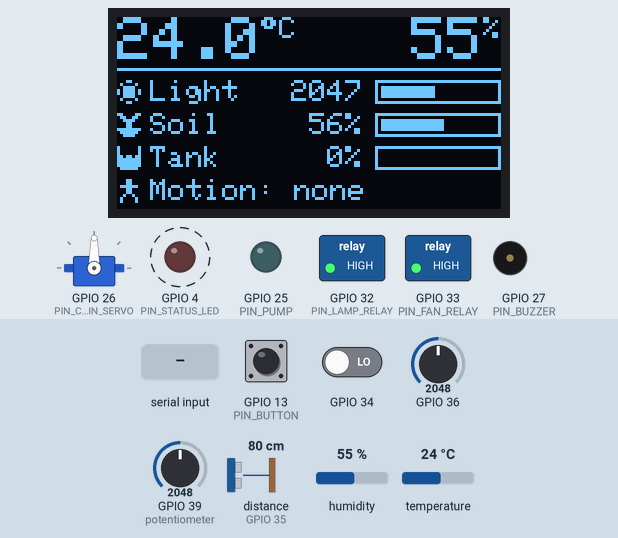
A sketch run on a simulated ESP32. On the bench: servo, 128×64 one-colour display, switched loads named in the sketch (green lamp = pin HIGH), output pins drawn as LEDs (lit = HIGH), buzzer (waves = sounding). Wiring (from diagram.json): ultrasonic range finder: trigger GPIO 15; echo GPIO 35. Dashed ring = blinking. Inputs (shaded band) come from the test bench; at power-on: GPIO 34 LOW, GPIO 13 (PIN_BUTTON) HIGH, GPIO 39 (potentiometer) = 2048, GPIO 36 = 2048, distance to the obstacle (sensor on GPIO 35) 80 cm, humidity 55 %, temperature 24 °C. The echo pulse lasts 58.3 µs per cm; storage starts empty; EEPROM starts erased; pins used as bus, display or sensor lines are not drawn; what the sketch prints to the serial monitor is not drawn.

Above: at 2.6 s.
2.7 s: GPIO 34 driven HIGH
At 4.6 s:
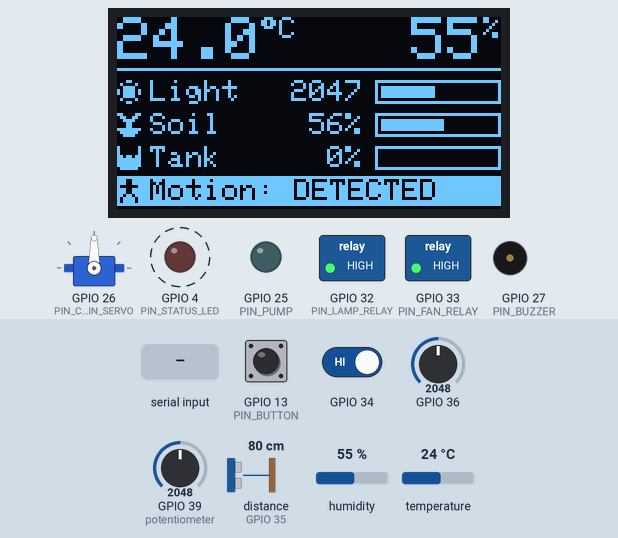
5.6 s: GPIO 13 (PIN_BUTTON) pulled LOW for 3.2 s
At 7.5 s:
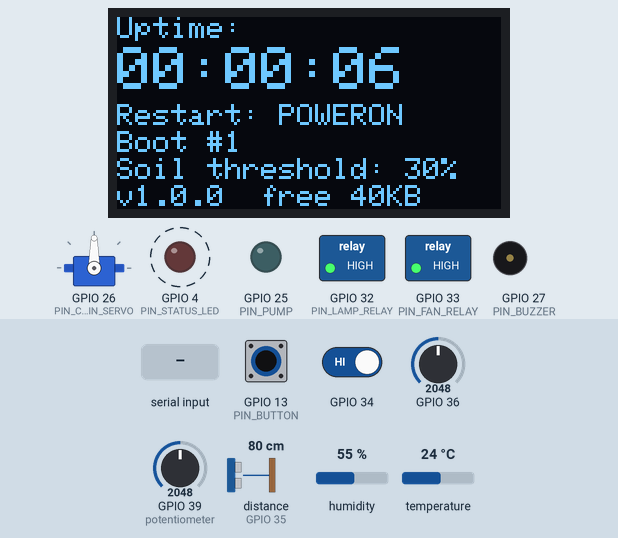
9.4 s: "lamp on\n" received over Serial
At 9.83 s:
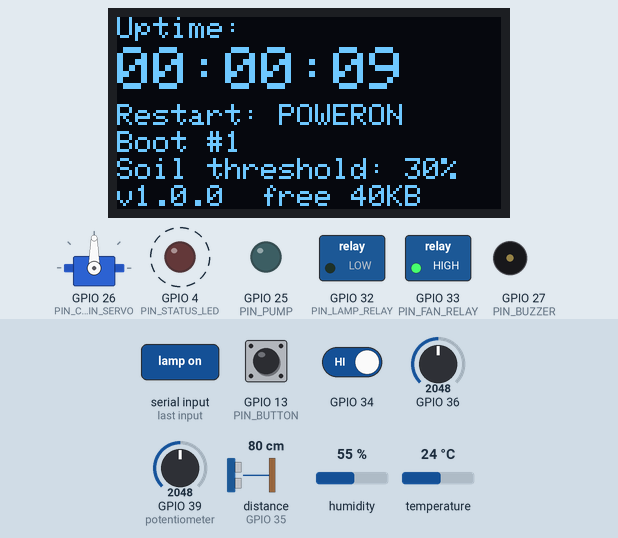
11.6 s: GPIO 39 (potentiometer) set to 2866
At 17.8 s:
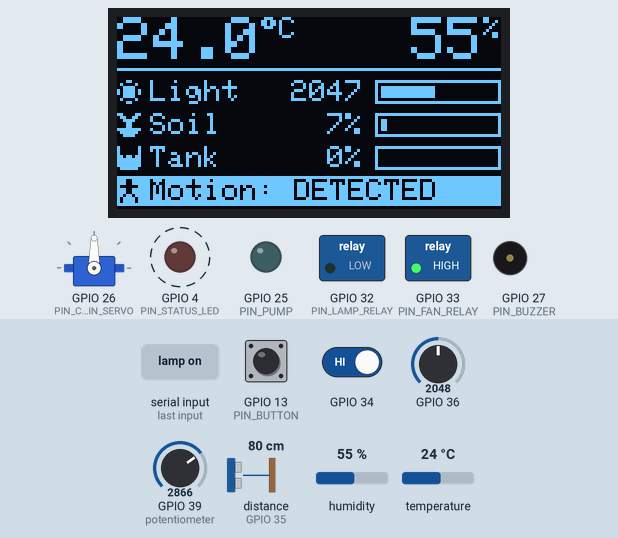
19.5 s: "beep\n" received over Serial
At 19.57 s:
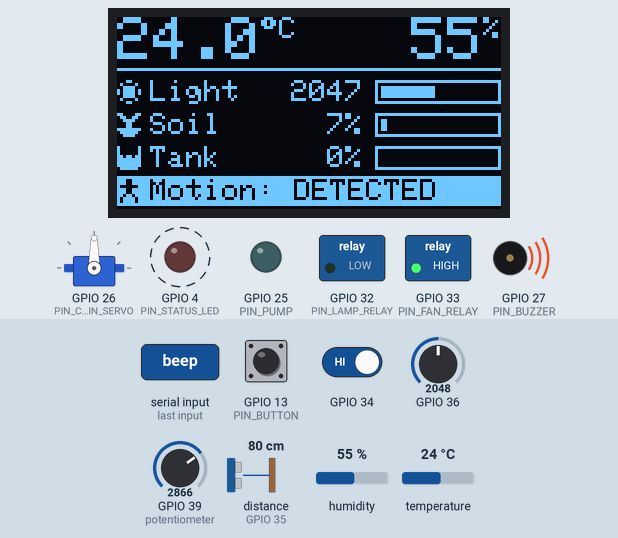
21.0 s: GPIO 34 driven LOW
At 22.6 s:
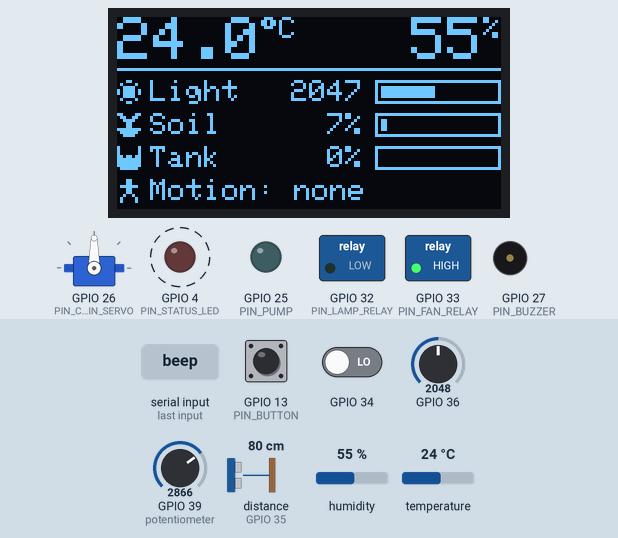
Timing chart, 0 to 25.6 s (numbered marks = the images above; inputs shaded):
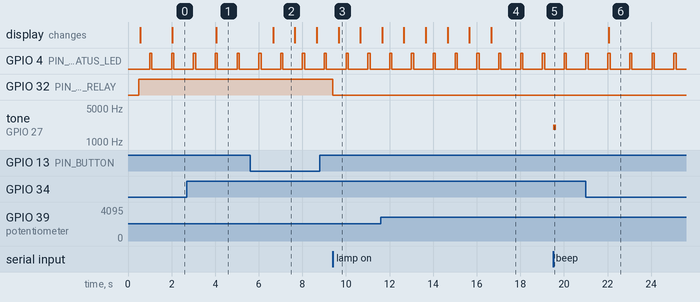

The sketch:

node-1-home.ino
```cpp
// Node 1 "Home" - firmware v1.0.0 (Module 8)
// The running project: Mini Smart Home.
//
// New in v1.0.0: no delay() in loop() (the millis() pattern and state machines), the code is split
// into several files, a watchdog restarts a stuck program, the "soil_watering" threshold is saved
// in NVS, leveled logging (DEBUG/INFO/ERROR), and a status page on the OLED display (long button press).
// Commands from the Serial Monitor: lamp on, fan off, pump 3, curtain 90, beep, status, info,
// threshold, threshold 35, threshold default, log debug, log info, log error, restart.
//
// Libraries: ESP32Servo version 3.2.1, DHT sensor library version 1.4.7
// (installed with it: Adafruit Unified Sensor version 1.1.15), Adafruit SSD1306 version 2.5.17
// (installed with it: Adafruit GFX Library version 1.12.6 and Adafruit BusIO version 1.17.4).
// Wire, SPI, SD, and Preferences already come with the esp32 package.

#include <esp_task_wdt.h>  // watchdog
#include "config.h"
#include "logger.h"
#include "system.h"
#include "settings.h"
#include "sensors.h"
#include "actuators.h"
#include "heartbeat.h"
#include "button.h"
#include "display.h"
#include "card.h"
#include "commands.h"
#include "rules.h"

// ---------- Main cycle: IDLE -> READING -> DISPLAYING -> ACTING -> IDLE ... ----------
enum CycleStep { IDLE, READING, DISPLAYING, ACTING };
CycleStep step = IDLE;
unsigned long lastReadTime = 0;
unsigned long lastCardLogTime = 0;
SensorReading reading;
bool dhtFailedBefore = false;    // did the DHT22 fail on the previous reading?
bool sonarFailedBefore = false;  // did the HC-SR04 fail on the previous reading?

const char* stepName(CycleStep s) {
  if (s == IDLE) {
    return "IDLE";
  }
  if (s == READING) {
    return "READING";
  }
  if (s == DISPLAYING) {
    return "DISPLAYING";
  }
  return "ACTING";
}

void moveToStep(CycleStep newStep) {
  logDebug("Cycle: %s -> %s", stepName(step), stepName(newStep));
  step = newStep;
}

// One report line per reading: a failed number is written "--".
void reportReading(SensorReading b) {
  char temperature[8] = "--";
  if (!isnan(b.temperature)) {
    snprintf(temperature, sizeof(temperature), "%.1f", b.temperature);
  }
  char humidity[12] = "--";  // 12 drawers: room for the longest int number (11 characters) + the end mark
  if (b.humidity >= 0) {
    snprintf(humidity, sizeof(humidity), "%d", b.humidity);
  }
  char waterLevel[12] = "--";
  if (b.water_level >= 0) {
    snprintf(waterLevel, sizeof(waterLevel), "%d", b.water_level);
  }
  const char* motion = "no";
  if (b.motion) {
    motion = "yes";
  }
  logInfo("temperature=%s C  humidity=%s %%  light=%d  soil=%d %%  motion=%s  water_level=%s %%",
          temperature, humidity, b.light, b.soil, motion, waterLevel);
}

// Sensor failed? The status LED blinks fast. Its message is printed once, when the sensor's state changes, not every 2 seconds.
void checkProblems(SensorReading b) {
  setHeartbeatRhythm(sensorProblem(b));
  bool dhtFailed = isnan(b.temperature) || b.humidity < 0;
  bool sonarFailed = b.water_level < 0;
  if (dhtFailed && !dhtFailedBefore) {
    logError("DHT22 can't be read. Status LED blinks fast.");
  }
  if (!dhtFailed && dhtFailedBefore) {
    logInfo("DHT22 can be read again.");
  }
  if (sonarFailed && !sonarFailedBefore) {
    logError("HC-SR04: the echo didn't come back, water level unknown. Status LED blinks fast.");
  }
  if (!sonarFailed && sonarFailedBefore) {
    logInfo("HC-SR04 can be read again.");
  }
  dhtFailedBefore = dhtFailed;
  sonarFailedBefore = sonarFailed;
}

// ---------- Modules 10-11: send the reading to the server ----------
void sendData(SensorReading b) {
  // not filled in yet
}

// One cycle step per pass of loop(): no step waits for long.
void runCycle() {
  if (step == IDLE) {
    if (millis() - lastReadTime >= READ_INTERVAL) {
      lastReadTime = millis();
      moveToStep(READING);
    }
  } else if (step == READING) {
    reading = readSensors();
    checkProblems(reading);
    moveToStep(DISPLAYING);
  } else if (step == DISPLAYING) {
    reportReading(reading);
    showReading(reading);
    if (millis() - lastCardLogTime >= CARD_LOG_INTERVAL) {
      lastCardLogTime = millis();
      logToCard(reading);
    }
    moveToStep(ACTING);
  } else if (step == ACTING) {
    runRules(reading);
    sendData(reading);
    moveToStep(IDLE);
  }
}

void handleButton() {
  ButtonEvent event = checkButton();
  if (event == SHORT_PRESS) {
    setLamp(!lampOn());
    logInfo("Button: lamp %s", onOffText(lampOn()));
  } else if (event == LONG_PRESS) {
    openStatusPage();  // status page for 10 seconds (display.cpp); its message is printed there too
  }
}

void setup() {
  Serial.begin(115200);
  delay(500);  // allowed: setup() runs only once, and the watchdog isn't watching yet
  Serial.println();
  logInfo("Node 1 Home - firmware %s", FIRMWARE_VERSION);
  logInfo("Last restart reason: %s", resetReasonName());

  setupActuators();  // first: the relays are switched off right away
  loadSettings();
  setupSensors();
  beginHeartbeat(PIN_STATUS_LED);
  beginButton(PIN_BUTTON);
  setupDisplay();  // Module 7
  setupCard();     // Module 7 (optional)

  // The watchdog, written the esp32 package version 3 way (Concept 8)
  esp_task_wdt_config_t watchdogConfig = {
    .timeout_ms = WATCHDOG_TIMEOUT,  // time limit: 5000 ms
    .idle_core_mask = 0b01,          // keep watching the "idle task" of core 0 (the esp32 package default)
    .trigger_panic = true,           // fed too late = panic, then restart
  };
  esp_task_wdt_reconfigure(&watchdogConfig);  // the esp32 package has already started the watchdog: just reconfigure it
  esp_task_wdt_add(NULL);                     // NULL = watch the task that is running now, that is, loop()
  logInfo("Watchdog active: automatic restart if loop() is stuck for more than %lu seconds.", WATCHDOG_TIMEOUT / 1000);
}

void loop() {
  unsigned long loopStart = micros();
  esp_task_wdt_reset();  // "feed" the guard: loop() is still running

  updateSensors();       // one analog sample every 2 ms
  updateActuators();     // the pump and buzzer turn off right on time
  updateRules();         // WATERING -> COOLDOWN -> STANDBY
  updateHeartbeat();     // status LED
  updateDisplay();       // status page: the clock ticks, then it goes back by itself
  handleButton();
  checkSerialCommand();
  runCycle();

  recordLoopTime(micros() - loopStart);
}
```

actuators.cpp
```cpp
// actuators.cpp - the code of the actuators module. Its functions are listed in actuators.h.
#include <Arduino.h>
#include <ESP32Servo.h>
#include "config.h"
#include "logger.h"
#include "actuators.h"

const unsigned long BEEP_TIME = 150;  // milliseconds

static Servo curtainServo;
static bool lamp = false;
static bool lampOwnedByAutomation = false;  // true if the lamp was turned on by the automation rule
static bool fan = false;
static int angle = 90;

static bool pump = false;
static unsigned long pumpStartTime = 0;
static unsigned long pumpTime = 0;  // milliseconds

static bool buzzer = false;
static unsigned long buzzerStartTime = 0;

static void writeRelay(int pin, bool isOn) {
  if (isOn) {
    digitalWrite(pin, LOW);  // active-LOW relay
  } else {
    digitalWrite(pin, HIGH);
  }
}

void setupActuators() {
  pinMode(PIN_LAMP_RELAY, OUTPUT);
  pinMode(PIN_FAN_RELAY, OUTPUT);
  setLamp(false);  // switch off right away: pinMode(OUTPUT) has just made the pin LOW (= relay pulls in)
  setFan(false);

  pinMode(PIN_PUMP, OUTPUT);
  digitalWrite(PIN_PUMP, LOW);

  // The servo is attached BEFORE the buzzer: this order keeps the two from fighting over a PWM channel.
  curtainServo.setPeriodHertz(50);
  curtainServo.attach(PIN_CURTAIN_SERVO, 500, 2400);
  setCurtain(angle);

  ledcAttach(PIN_BUZZER, 2000, 10);
}

// Called on every pass of loop(): turns the pump and buzzer off as soon as their time is up.
void updateActuators() {
  unsigned long now = millis();
  if (pump && now - pumpStartTime >= pumpTime) {
    digitalWrite(PIN_PUMP, LOW);
    pump = false;
    logInfo("Pump off.");
  }
  if (buzzer && now - buzzerStartTime >= BEEP_TIME) {
    ledcWriteTone(PIN_BUZZER, 0);
    buzzer = false;
  }
}

void setLamp(bool isOn) {
  lamp = isOn;
  lampOwnedByAutomation = false;  // manual command: the lamp no longer belongs to the automation rule
  writeRelay(PIN_LAMP_RELAY, isOn);
}

void setLampByAutomation(bool isOn) {
  lamp = isOn;
  lampOwnedByAutomation = isOn;
  writeRelay(PIN_LAMP_RELAY, isOn);
}

void setFan(bool isOn) {
  fan = isOn;
  writeRelay(PIN_FAN_RELAY, isOn);
}

// Module 6: the pump only runs if the tank has enough water. waterLevel = the latest tank reading (at most 2 seconds old).
// Module 8: the pump is turned on and left alone at once; updateActuators() turns it off later.
bool turnOnPump(int seconds, int waterLevel) {
  seconds = constrain(seconds, 1, 10);  // safety limit: 1-10 seconds
  if (waterLevel < MIN_WATER_LEVEL) {  // -1 (unreadable) is smaller too, so it is refused as well
    if (waterLevel < 0) {
      logError("Pump REFUSED: water level unreadable.");
    } else {
      logError("Pump REFUSED: water level only %d %%.", waterLevel);
    }
    return false;
  }
  digitalWrite(PIN_PUMP, HIGH);
  pump = true;
  pumpStartTime = millis();
  pumpTime = seconds * 1000UL;
  logInfo("Pump running for %d seconds.", seconds);
  return true;
}

void setCurtain(int newAngle) {
  angle = constrain(newAngle, 0, 180);
  curtainServo.write(angle);
}

void soundBuzzer() {
  ledcWriteTone(PIN_BUZZER, 2000);  // 2,000 Hz
  buzzer = true;
  buzzerStartTime = millis();
}

bool lampOn() {
  return lamp;
}

bool lampByAutomation() {
  return lampOwnedByAutomation;
}

bool fanOn() {
  return fan;
}

bool pumpOn() {
  return pump;
}

int curtainAngle() {
  return angle;
}

const char* onOffText(bool isOn) {
  if (isOn) {
    return "on";
  }
  return "off";
}
```

actuators.h
```cpp
// actuators.h - Node 1's lamp, fan, pump, curtain, and buzzer (Module 5), now without waiting (Module 8)
#pragma once

void setupActuators();                         // call once in setup(), before everything else
void updateActuators();                        // call on every pass of loop(): the pump and buzzer turn off right on time
void setLamp(bool isOn);                       // manual command (button or Serial Monitor)
void setLampByAutomation(bool isOn);           // only for the automatic lamp rule
void setFan(bool isOn);
bool turnOnPump(int seconds, int waterLevel);  // returns false if refused because the tank is too low
void setCurtain(int angle);
void soundBuzzer();                            // beeps for 150 ms, but the program doesn't wait for it

bool lampOn();
bool lampByAutomation();  // true if the lamp that is on was turned on by the automation rule
bool fanOn();
bool pumpOn();
int curtainAngle();
const char* onOffText(bool isOn);  // "on" or "off"
```

button.cpp
```cpp
// button.cpp - the code of the button module. Its functions are listed in button.h.
#include <Arduino.h>
#include "button.h"

const unsigned long DEBOUNCE_DELAY = 30;     // milliseconds: the reading must stay steady this long (Module 5)
const unsigned long LONG_PRESS_TIME = 1000;  // held for 1 second or more = long press

static int buttonPin = -1;
static int previousReading = HIGH;        // the raw reading on the previous pass; HIGH = released
static unsigned long lastChangeTime = 0;  // when the raw reading last changed
static int stableState = HIGH;            // the state we already trust (steady for 30 ms)
static unsigned long pressStartTime = 0;  // when the button started being pressed
static bool longPressDone = false;        // long press for this press already reported?

void beginButton(int pin) {
  buttonPin = pin;
  pinMode(buttonPin, INPUT_PULLUP);
}

ButtonEvent checkButton() {
  unsigned long now = millis();
  int reading = digitalRead(buttonPin);

  // 1. Did the reading change (pressed, released, bouncing, or noise)? Count its "steady" time from zero again.
  if (reading != previousReading) {
    previousReading = reading;
    lastChangeTime = now;
  }

  // 2. Steady for 30 ms and different from the trusted state? That's a real change.
  if (reading != stableState && now - lastChangeTime >= DEBOUNCE_DELAY) {
    stableState = reading;
    if (stableState == LOW) {  // just pressed: start timing how long
      pressStartTime = now;
      longPressDone = false;
    } else if (!longPressDone) {  // just released before 1 second: short press
      return SHORT_PRESS;
    }
  }

  // 3. Still held after 1 second? Long press, reported once without waiting for the finger to lift.
  if (stableState == LOW && !longPressDone && now - pressStartTime >= LONG_PRESS_TIME) {
    longPressDone = true;
    return LONG_PRESS;
  }
  return NONE;
}
```

button.h
```cpp
// button.h - a button with debounce, short press, and long press, without waiting (Module 8)
#pragma once

// The three possible answers of checkButton()
enum ButtonEvent { NONE, SHORT_PRESS, LONG_PRESS };

void beginButton(int pin);  // call once in setup()
ButtonEvent checkButton();  // call on every pass of loop()
```

card.cpp
```cpp
// card.cpp - the code of the card module. Its functions are listed in card.h.
#include <Arduino.h>
#include <SD.h>
#include "config.h"
#include "logger.h"
#include "system.h"
#include "card.h"

const char LOG_FILE_NAME[] = "/node1.csv";  // file name on the card, always starts with a slash
static bool cardFound = false;              // true if the microSD card was detected at power-up

// If the card is detected at power-up, logging is turned on. Without a card, Node 1 keeps running.
void setupCard() {
  cardFound = SD.begin(PIN_SD_CS);
  if (!cardFound) {
    logInfo("microSD card not detected: CSV logging is off.");
    return;
  }
  if (!SD.exists(LOG_FILE_NAME)) {
    File file = SD.open(LOG_FILE_NAME, FILE_WRITE);
    file.println("uptime_s,temperature,humidity,light,soil,motion,water_level");  // column header line
    file.close();
  }
  logInfo("microSD card ready: readings are logged to node1.csv every 30 seconds.");
}

// One CSV line, built with snprintf() in a char[] (Concept 6). A failed reading = an empty cell.
void logToCard(SensorReading b) {
  if (!cardFound) {
    return;
  }
  char temperature[8] = "";  // stays empty if the reading failed
  if (!isnan(b.temperature)) {
    snprintf(temperature, sizeof(temperature), "%.1f", b.temperature);
  }
  char humidity[12] = "";  // 12 drawers: room for the longest int number (11 characters) + the end mark
  if (b.humidity >= 0) {
    snprintf(humidity, sizeof(humidity), "%d", b.humidity);
  }
  char waterLevel[12] = "";
  if (b.water_level >= 0) {
    snprintf(waterLevel, sizeof(waterLevel), "%d", b.water_level);
  }
  const char* motion = "false";
  if (b.motion) {
    motion = "true";
  }
  char line[64];
  snprintf(line, sizeof(line), "%lu,%s,%s,%d,%d,%s,%s",
           uptimeSeconds(), temperature, humidity, b.light, b.soil, motion, waterLevel);

  File file = SD.open(LOG_FILE_NAME, FILE_APPEND);  // APPEND = add to the end of the file
  if (!file) {
    logError("Could not write to the microSD card (removed?). CSV logging stopped.");
    cardFound = false;
    return;
  }
  file.println(line);
  file.close();  // only after closing is the content really saved on the card
  logDebug("CSV: %s", line);
}
```

card.h
```cpp
// card.h - (optional) CSV log on the microSD card (Module 7)
#pragma once
#include "sensors.h"  // SensorReading

void setupCard();                 // call once in setup(); without a card, Node 1 keeps running
void logToCard(SensorReading b);  // adds one CSV line
```

commands.h
```cpp
// commands.h - commands from the Serial Monitor (Module 5), now read without waiting (Module 8)
// Module 11 replaces them with commands over MQTT.
#pragma once

void checkSerialCommand();  // call on every pass of loop(); never waits
```

display.h
```cpp
// display.h - Node 1's OLED display: readings page (Module 7) and status page (Module 8)
#pragma once
#include "sensors.h"  // SensorReading

void setupDisplay();                // call once in setup(); without a display, Node 1 keeps running
void showReading(SensorReading b);  // the readings page you designed (Module 7)
void openStatusPage();              // the status page for 10 seconds (long button press)
void updateDisplay();               // call on every pass of loop()
```

heartbeat.cpp
```cpp
// heartbeat.cpp - the code of the heartbeat module. Its functions are listed in heartbeat.h.
#include <Arduino.h>
#include "heartbeat.h"

const unsigned long NORMAL_BEAT = 1000;  // one blink every 1 second
const unsigned long PROBLEM_BEAT = 250;  // four blinks every 1 second
const unsigned long BEAT_ON_TIME = 100;  // the LED is on for 100 ms at the start of each beat

// "static" = belongs to this file only; other files can't see it or mix it up with their own.
static int heartbeatPin = -1;
static bool problemRhythm = false;
static unsigned long beatStartTime = 0;

void beginHeartbeat(int pin) {
  heartbeatPin = pin;
  pinMode(heartbeatPin, OUTPUT);
}

void setHeartbeatRhythm(bool problem) {
  problemRhythm = problem;
}

void updateHeartbeat() {
  unsigned long now = millis();
  unsigned long beatLength = NORMAL_BEAT;
  if (problemRhythm) {
    beatLength = PROBLEM_BEAT;
  }
  if (now - beatStartTime >= beatLength) {
    beatStartTime = now;  // start the next beat
  }
  // The LED is on only at the start of a beat: true = HIGH (on), false = LOW (off)
  digitalWrite(heartbeatPin, now - beatStartTime < BEAT_ON_TIME);
}
```

heartbeat.h
```cpp
// heartbeat.h - the status LED as Node 1's "heartbeat" (Module 8)
// Slow blink = the program runs normally; fast blink = there is a problem.
#pragma once

void beginHeartbeat(int pin);           // call once in setup()
void setHeartbeatRhythm(bool problem);  // true = fast blink, false = slow blink
void updateHeartbeat();                 // call on every pass of loop()
```

rules.h
```cpp
// rules.h - Node 1's local automation rules: automatic watering and automatic lamp (Modules 6 & 19)
#pragma once
#include "sensors.h"  // SensorReading

void runRules(SensorReading b);   // called for every new reading (the ACTING step)
void updateRules();               // call on every pass of loop(): the state moves that depend on time
const char* wateringStateName();  // "STANDBY", "WATERING", or "COOLDOWN"
```

Source omitted: commands.cpp (4910 bytes), display.cpp (7629 bytes), logger.cpp (1846 bytes), logger.h (707 bytes), rules.cpp (2323 bytes), sensors.cpp (3513 bytes), sensors.h (1095 bytes), system.cpp (1705 bytes), system.h (523 bytes), config.h (2790 bytes), settings.cpp (1787 bytes), settings.h (714 bytes)

Measured:
- after the input at 2.7 s, the display: changes after 1.3 s (image 1)
- after the input at 5.6 s, the display: changes after 1.1 s (image 2)
- after the input at 9.4 s, GPIO 32 (PIN_LAMP_RELAY): HIGH → LOW at once
- after the input at 19.5 s, tone on GPIO 27 (PIN_BUZZER): silent → 2000 Hz at once, → silent 0.15 s later
- after the input at 21.0 s, the display: changes after 1.0 s (image 6)
- by itself, GPIO 4 (PIN_STATUS_LED): alternates HIGH for 0.10 s and LOW for 0.90 s
- what the display in image 2 shows lasts 1.0 s, from 6.7 s to 7.7 s
